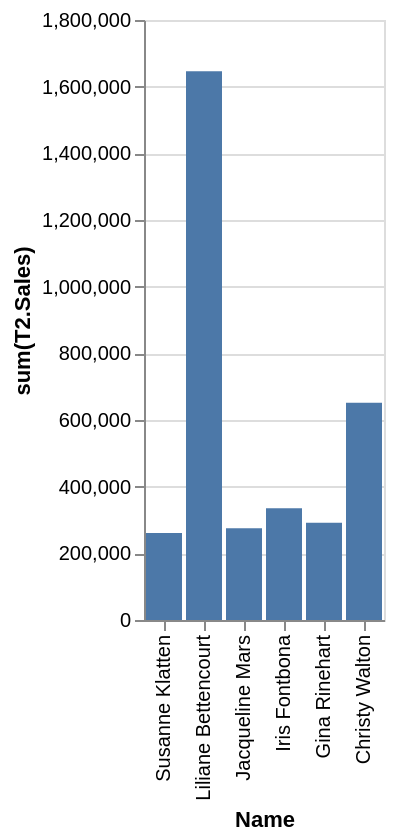

Write a Vega-Lite specification for this figure.
### Vega-Lite specification from a JSON file in a GitHub repository (floating-point values rounded to 4 significant figures)
{"data": {"values": [{"x_data": "Susanne Klatten", "y_data": 261000}, {"x_data": "Liliane Bettencourt", "y_data": 1646407}, {"x_data": "Jacqueline Mars", "y_data": 275000}, {"x_data": "Iris Fontbona", "y_data": 335000}, {"x_data": "Gina Rinehart", "y_data": 292000}, {"x_data": "Christy Walton", "y_data": 651421}]}, "mark": "bar", "encoding": {"x": {"field": "x_data", "type": "nominal", "title": "Name", "sort": "descending"}, "y": {"field": "y_data", "type": "quantitative", "title": "sum(T2.Sales)"}}}
